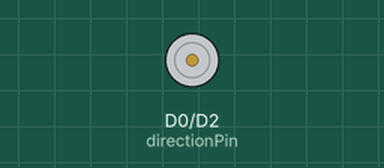
This sketch was run on a simulated Particle Photon. Shown: direction and speed pins drawn as motors (green arrow = direction pin HIGH = forward, orange = LOW = backward, longer = more drive).

Above: at 2.5 s.
Timing chart, 0 to 6.5 s (numbered marks = the images above):
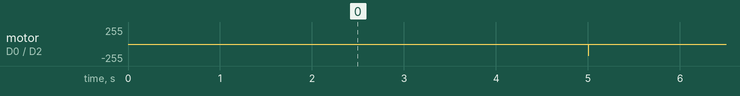

Measured:
- by itself, motor on D0 (directionPin) / D2 (pwmPin): alternates backward 170/255 for 0.01 s and stopped for 5.0 s

The sketch:

ribbon-motor-controlled.ino
```cpp
int directionPin = D0;
int pwmPin = D2;
int dutyCycle = 170;
int onTimeMs = 10;
int delayBetweenTicks_ms = 5000;

void tick_motors()
{
    digitalWrite(directionPin, LOW);
    analogWrite(pwmPin, dutyCycle);
    delay(onTimeMs);
    analogWrite(pwmPin, 0);
}

Timer timer(delayBetweenTicks_ms, tick_motors);

void setup()
{
    bool successAttachingSetDelayValue = Particle.function("setDelayValue", setDelayValue);
    pinMode(directionPin, OUTPUT);
    pinMode(pwmPin, OUTPUT);
    timer.start();
}

int setDelayValue(String data)
{
    Serial.print("Received cloud value:");
    Serial.println(data);
    Serial.println("--");
    delayBetweenTicks_ms = data.toInt();
    timer.changePeriod(delayBetweenTicks_ms);
    return 1;
}
```
